Frame 1 (no input): blank canvas, image omitted
Frame 60 (no input): blank canvas, image omitted
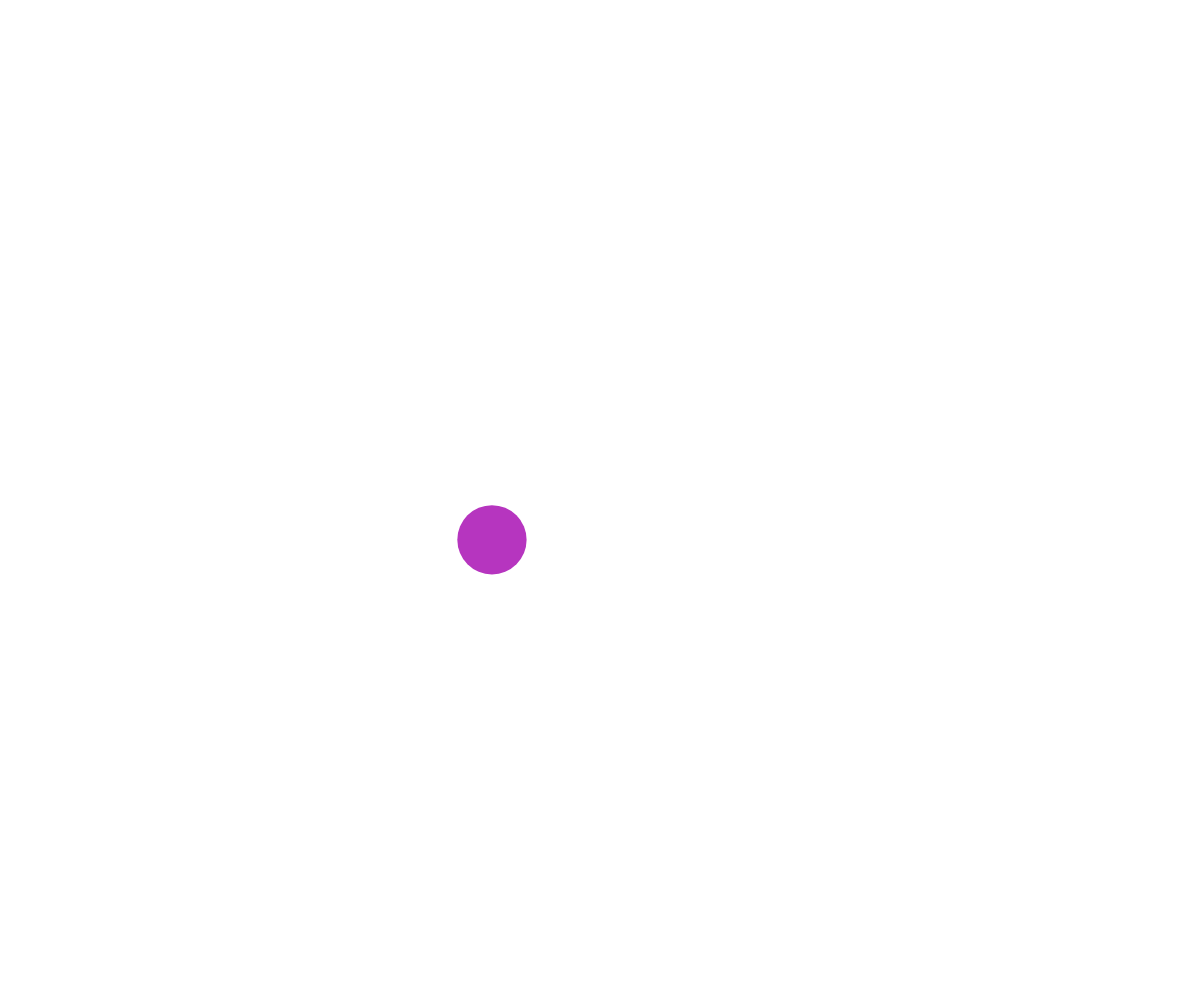
Frame 120 (the mouse pressed at the canvas centre since frame 60)

The p5.js sketch whose frames 1 and 60 were blank and that drew this single picture after the mouse press (run headless with seeded random() and noise() and a simulated clock; from frame 60 on, the mouse is pressed at the canvas centre):

// p5.js sketch
// ── sketch.js
// Connected node OOP

let points = [];

function setup() {
  createCanvas(windowWidth, windowHeight);
}

function draw() {
  background(255);
  for(let point of points){
    point.update();
    point.connectTo(points);
    
  }

  for(let point of points){
    point.display();
  }
}

function mousePressed(){
  let somePoint = new MovingPoint(mouseX, mouseY);
  points.push(somePoint);
}

class MovingPoint {
  constructor(x, y){
    this.x = x;
    this.y = y;
    this.speed = 5;
    this.radius = 5;
    this.color = color(random(255), random(255), random(255));
    this.xTime = random(1000);
    this.yTime = random(1000);
    this.deltaTime = 0.01;
    this.reach = 300;
    this.minRadius = 10;
    this.maxRadius = 50;
  }

  display(){
    noStroke();
    fill(this.color);
    circle(this.x, this.y, this.radius * 2);
  }

  update(){
    this.move();
    this.wrapAroundScreen();
    this.adjustSizeWithMouse();
  }

  connectTo(pointsArray){
    for(let otherPoint of pointsArray){
      //avoid drawing line to self
      if(this !== otherPoint){
        let pointDistance = dist(otherPoint.x, otherPoint.y, this.x, this.y);
        if(pointDistance <= this.reach){
          strokeWeight(this.radius/10)
          stroke(this.color);
          line(otherPoint.x, otherPoint.y, this.x, this.y);
        }
      }
    }
  }


  adjustSizeWithMouse(){
    let mouseDistance = dist(this.x, this.y, mouseX, mouseY);
    if(mouseDistance <=  this.reach){
      let theSize = map(mouseDistance, 0, this.reach, this.maxRadius, this.minRadius);
      this.radius = theSize;
    }
    else{
      this.radius = this.minRadius;
    }
  }

  move(){
    //pick random direction of movement 
    let dx = noise(this.xTime);
    let dy = noise(this.yTime);

    //scale to the movement speed
    this.dx = map(dx, 0, 1, -this.speed, this.speed);
    this.dy = map(dy, 0, 1, -this.speed, this.speed);

    //move point
    this.x += this.dx;
    this.y += this.dy;

    //move on time axis 
    this.xTime += this.deltaTime;
    this.yTime += this.deltaTime; 
  }

  wrapAroundScreen(){
    if(this.xhbn < 0){
      this.x = width;
    }

    if(this. x > width){
      this.x = 0;
    }

    if(this.y < 0){
      this.y = height;
    }

    if(this.y > height){
      this.y = 0;
    }
  }
}
